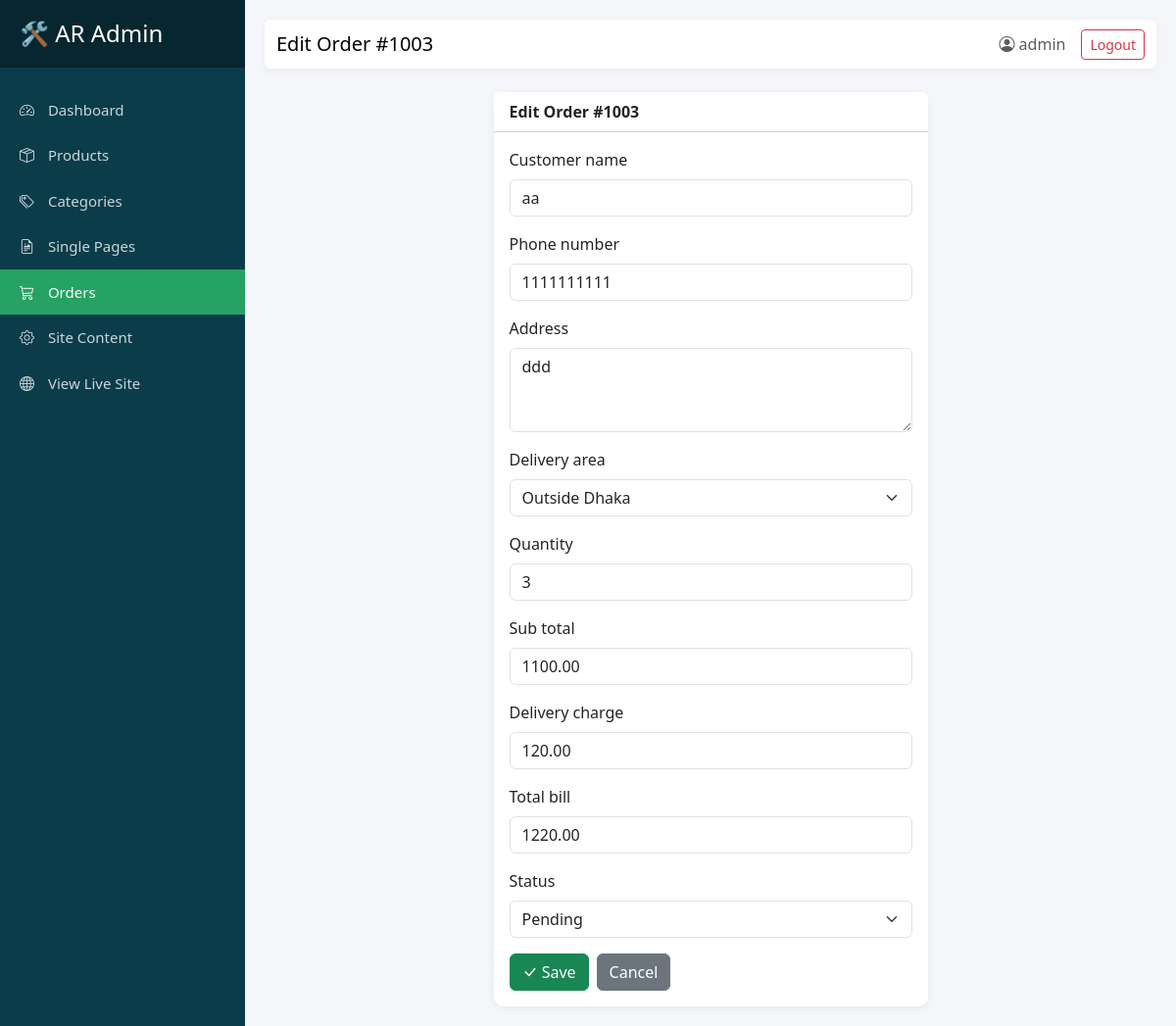
The page /dashboard/orders/1003/edit/ (signed in) on the database its author committed.
### landingpage/models.py (models this page shows, shortened)
class Order(models.Model):
    STATUS_CHOICES = (
        ('Pending', 'Pending'),
        ('Processing', 'Processing'),
        ('Completed', 'Completed'),
        ('Cancelled', 'Cancelled'),
    )
    product = models.ForeignKey(Product, on_delete=models.SET_NULL, null=True, blank=True)
    landing_page = models.ForeignKey(SinglePage, on_delete=models.SET_NULL, null=True, blank=True, related_name='orders')
    package_name = models.CharField(max_length=255, blank=True, null=True)
    customer_name = models.CharField(max_length=100)
    phone_number = models.CharField(max_length=15)
    address = models.TextField()
    delivery_area = models.CharField(max_length=50, choices=[('Inside Dhaka', 'Inside Dhaka'), ('Outside Dhaka', 'Outside Dhaka')])
    quantity = models.IntegerField(default=1)
    sub_total = models.DecimalField(max_digits=10, decimal_places=2, default=0)
    delivery_charge = models.DecimalField(max_digits=10, decimal_places=2, default=0)
    total_bill = models.DecimalField(max_digits=10, decimal_places=2, default=0)
    status = models.CharField(max_length=20, choices=STATUS_CHOICES, default='Pending')
    created_at = models.DateTimeField(auto_now_add=True)

### custom_admin/views.py (the view)
# urls.py: path('orders/<int:pk>/edit/', views.order_edit, name='order_edit'),
@login_required(login_url='custom_admin:login')
@user_passes_test(is_staff_user, login_url='custom_admin:login')
def order_edit(request, pk):
    order = get_object_or_404(Order, pk=pk)
    if request.method == 'POST':
        form = OrderForm(request.POST, instance=order)
        if form.is_valid():
            saved_order = form.save(commit=False)
            if 'total_bill' not in form.changed_data and saved_order.sub_total is not None and saved_order.delivery_charge is not None:
                saved_order.total_bill = saved_order.sub_total + saved_order.delivery_charge
            saved_order.save()
            messages.success(request, 'Order updated successfully.')
            return redirect('custom_admin:order_detail', pk=order.pk)
    else:
        form = OrderForm(instance=order)
    return render(request, 'custom_admin/order_form.html', {'form': form, 'title': f'Edit Order #{order.pk}'})

### custom_admin/forms.py
class OrderForm(forms.ModelForm):
    class Meta:
        model = Order
        fields = [
            'customer_name', 'phone_number', 'address', 'delivery_area',
            'quantity', 'sub_total', 'delivery_charge', 'total_bill', 'status',
        ]
        widgets = {
            'customer_name': forms.TextInput(attrs={'class': 'form-control'}),
            'phone_number': forms.TextInput(attrs={'class': 'form-control'}),
            'address': forms.Textarea(attrs={'class': 'form-control', 'rows': 3}),
            'delivery_area': forms.Select(attrs={'class': 'form-select'}),
            'quantity': forms.NumberInput(attrs={'class': 'form-control'}),
            'sub_total': forms.NumberInput(attrs={'class': 'form-control', 'step': '0.01'}),
            'delivery_charge': forms.NumberInput(attrs={'class': 'form-control', 'step': '0.01'}),
            'total_bill': forms.NumberInput(attrs={'class': 'form-control', 'step': '0.01'}),
            'status': forms.Select(attrs={'class': 'form-select'}),
        }

### custom_admin/views.py (called while the page is built)
def is_staff_user(user):
    return user.is_active and user.is_staff

### custom_admin/templates/custom_admin/order_form.html (shortened to what this page needs)
{% extends 'custom_admin/base.html' %}
{% block page_title %}{{ title }}{% endblock %}
{% block content %}
<div class="row justify-content-center">
    <div class="col-lg-6">
        <div class="card stat-card">
            <div class="card-header bg-white"><strong>{{ title }}</strong></div>
            <div class="card-body">
                <form method="post">
                    {% for field in form %}
                        <div class="mb-3">
                            <label for="{{ field.id_for_label }}" class="form-label">{{ field.label }}</label>
                            {{ field }}
                        </div>
                    {% endfor %}
                    <div class="d-flex gap-2">
                        <button type="submit" class="btn btn-success"><i class="bi bi-check-lg"></i> Save</button>
                        <a href="javascript:history.back()" class="btn btn-secondary">Cancel</a>
                    </div>
                </form>
            </div>
        </div>
    </div>
</div>
{% endblock %}

### custom_admin/templates/custom_admin/base.html (shortened to what this page needs)
<!DOCTYPE html>
<html lang="en">
<head>
    <link href="https://cdn.jsdelivr.net/npm/bootstrap@5.3.3/dist/css/bootstrap.min.css" rel="stylesheet">
    <link href="https://cdn.jsdelivr.net/npm/bootstrap-icons@1.11.3/font/bootstrap-icons.css" rel="stylesheet">
</head>
<body>
<div class="d-flex">
    <nav id="sidebar">
        <div class="sidebar-header">
            <h4 class="mb-0">🛠️ AR Admin</h4>
        </div>
        <ul class="list-unstyled components">
            <li>
                <a href="{% url 'custom_admin:dashboard' %}" class="{% if request.resolver_match.url_name == 'dashboard' %}active{% endif %}">
                    <i class="bi bi-speedometer2"></i> Dashboard
                </a>
            </li>
            <li>
                <a href="{% url 'custom_admin:product_list' %}" class="{% if 'product' in request.resolver_match.url_name %}active{% endif %}">
                    <i class="bi bi-box-seam"></i> Products
                </a>
            </li>
            <li>
                <a href="{% url 'custom_admin:category_list' %}" class="{% if 'category' in request.resolver_match.url_name %}active{% endif %}">
                    <i class="bi bi-tags"></i> Categories
                </a>
            </li>
            <li>
                <a href="{% url 'custom_admin:single_page_list' %}" class="{% if 'single_page' in request.resolver_match.url_name %}active{% endif %}">
                    <i class="bi bi-file-earmark-richtext"></i> Single Pages
                </a>
            </li>
            <li>
                <a href="{% url 'custom_admin:order_list' %}" class="{% if 'order' in request.resolver_match.url_name %}active{% endif %}">
                    <i class="bi bi-cart3"></i> Orders
                </a>
            </li>
            <li>
                <a href="{% url 'custom_admin:site_setting_edit' %}" class="{% if 'site_setting' in request.resolver_match.url_name %}active{% endif %}">
                    <i class="bi bi-gear"></i> Site Content
                </a>
            </li>
            <li>
                <a href="/" target="_blank"><i class="bi bi-globe"></i> View Live Site</a>
            </li>
        </ul>
    </nav>
    <div id="content">
        <nav class="navbar navbar-expand-lg navbar-custom mb-4 rounded">
            <div class="container-fluid">
                <span class="navbar-brand mb-0 h4">{% block page_title %}Dashboard{% endblock %}</span>
                <div class="ms-auto d-flex align-items-center">
                    <span class="me-3 text-muted"><i class="bi bi-person-circle"></i> {{ request.user.username }}</span>
                    <form method="post" action="{% url 'custom_admin:logout' %}" class="m-0">
                        <button type="submit" class="btn btn-sm btn-outline-danger">Logout</button>
                    </form>
                </div>
            </div>
        </nav>
        {% block content %}{% endblock %}
    </div>
</div>
</body>
</html>

### custom_admin/templates/custom_admin/base.html (style rules this page uses)
body { background: #f4f6f9; }
:root { --brand-teal:#0B3C49; --brand-tealDark:#07262F; --brand-green:#25A264; --brand-greenHover:#1E8752; }
#sidebar { min-width: 250px; max-width: 250px; background: var(--brand-teal); color: #fff; min-height: 100vh; transition: all 0.3s; }
#sidebar .sidebar-header { padding: 20px; background: var(--brand-tealDark); }
#sidebar ul.components { padding: 20px 0; }
#sidebar ul li a { padding: 12px 20px; font-size: 15px; display: block; color: #c9d6db; text-decoration: none; }
#sidebar ul li a.active { color: #fff; background: var(--brand-green); }
#sidebar ul li a i { margin-right: 10px; }
#content { width: 100%; padding: 20px; min-height: 100vh; }
.stat-card { border: none; border-radius: 10px; box-shadow: 0 2px 8px rgba(0,0,0,0.06); }
.navbar-custom { background: #fff; box-shadow: 0 2px 8px rgba(0,0,0,0.05); }

### rows shown on the page
Order: form "aa" "1111111111" "ddd" "Outside Dhaka" "3" "1100.00" "120.00" "1220.00" "Pending"

### other values the page prints
{{ title }} "Edit Order #1003"
{{ request.user.username }} "admin"
{{ field.label }} "Customer name" "Phone number" "Address" "Delivery area" "Quantity" "Sub total" "Delivery charge" "Total bill" "Status"
